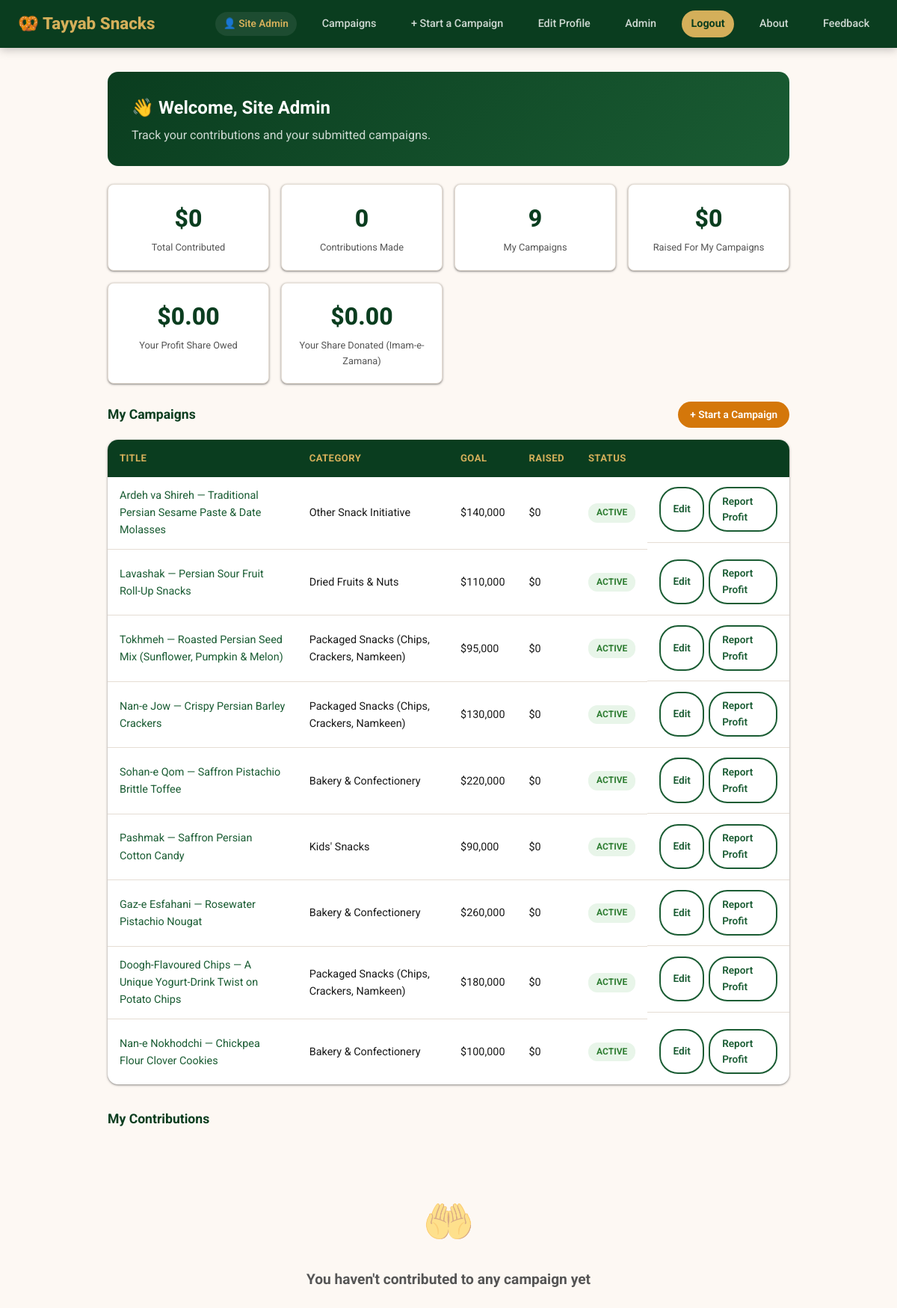
/dashboard.php (signed in), run on the app's committed database.
### tables this page shows
CREATE TABLE IF NOT EXISTS campaigns (
    id            INT UNSIGNED AUTO_INCREMENT PRIMARY KEY,
    user_id       INT UNSIGNED NOT NULL,
    category_id   INT UNSIGNED,
    title         VARCHAR(200) NOT NULL,
    description   TEXT NOT NULL,
    goal_amount   DECIMAL(12,2) NOT NULL,
    raised_amount DECIMAL(12,2) DEFAULT 0.00,
    city          VARCHAR(100),
    image_url     VARCHAR(500),
    deadline      DATE,
    status        ENUM('pending','active','funded','closed','rejected') DEFAULT 'pending',
    created_at    TIMESTAMP DEFAULT CURRENT_TIMESTAMP,
    updated_by    INT UNSIGNED NULL,
    updated_at    TIMESTAMP NULL,
    FOREIGN KEY (user_id)     REFERENCES users(id) ON DELETE CASCADE,
    FOREIGN KEY (category_id) REFERENCES categories(id) ON DELETE SET NULL,
    FOREIGN KEY (updated_by)  REFERENCES users(id) ON DELETE SET NULL,
    INDEX idx_status (status),
    INDEX idx_user (user_id)
);

CREATE TABLE IF NOT EXISTS categories (
    id   INT UNSIGNED AUTO_INCREMENT PRIMARY KEY,
    name VARCHAR(100) NOT NULL,
    icon VARCHAR(10)
);

### db.php (called while the page is built, shortened)
<?php
function e(string $s): string {
    return htmlspecialchars($s, ENT_QUOTES, 'UTF-8');
}
function auth(): ?array {
    $lastActivity = $_SESSION['last_activity'] ?? time();
    return $_SESSION['user'];
}

### dashboard.php (the view, shortened to what this page needs)
<?php
require_once __DIR__ . '/db.php';
$user = auth();
$stmt = $pdo->prepare(
    "SELECT c.*, cat.name AS cat_name FROM campaigns c LEFT JOIN categories cat ON cat.id = c.category_id
     WHERE c.user_id = ? ORDER BY c.created_at DESC"
);
$stmt->execute([$user['id']]);
$myCampaigns = $stmt->fetchAll();
$stmt = $pdo->prepare(
    "SELECT co.*, ca.title AS campaign_title,
            (SELECT COALESCE(SUM(payout_amount),0) FROM profit_payouts WHERE contribution_id = co.id) AS my_payout,
            (SELECT COALESCE(SUM(donated_amount),0) FROM profit_payouts WHERE contribution_id = co.id) AS my_donated
     FROM contributions co
     JOIN campaigns ca ON ca.id = co.campaign_id
     WHERE co.user_id = ? ORDER BY co.created_at DESC"
);
$stmt->execute([$user['id']]);
$myContributions = $stmt->fetchAll();
$totalContributed = array_sum(array_column($myContributions, 'amount'));
$totalRaisedForMe = array_sum(array_column($myCampaigns, 'raised_amount'));
$totalProfitOwed = array_sum(array_column($myContributions, 'my_payout'));
$totalProfitDonated = array_sum(array_column($myContributions, 'my_donated'));
?>
<!DOCTYPE html>
<html lang="en">
<head>
<link rel="stylesheet" href="style.css">
</head>
<body>
<nav class="navbar">
    <a class="nav-brand" href="index.php">🥨 <?= e(SITE_NAME) ?></a>
    <div class="nav-links">
        <span class="nav-user">👤 <?= e($user['name']) ?></span>
        <a href="campaigns.php">Campaigns</a>
        <a href="submit.php">+ Start a Campaign</a>
        <a href="edit-profile.php">Edit Profile</a>
        <?php if (!empty($user['is_admin'])): ?><a href="admin.php">Admin</a><?php endif; ?>
        <a href="logout.php" class="nav-btn">Logout</a>
        <a href="about.php">About</a>
        <a href="feedback.php">Feedback</a>
    </div>
</nav>
<div class="dashboard-wrap">
    <div class="dashboard-header">
        <h2>👋 Welcome, <?= e($user['name']) ?></h2>
        <p>Track your contributions and your submitted campaigns.</p>
    </div>
    <div class="stat-cards">
        <div class="stat-card"><div class="num">$<?= number_format((float) $totalContributed) ?></div><div class="lbl">Total Contributed</div></div>
        <div class="stat-card"><div class="num"><?= count($myContributions) ?></div><div class="lbl">Contributions Made</div></div>
        <div class="stat-card"><div class="num"><?= count($myCampaigns) ?></div><div class="lbl">My Campaigns</div></div>
        <div class="stat-card"><div class="num">$<?= number_format((float) $totalRaisedForMe) ?></div><div class="lbl">Raised For My Campaigns</div></div>
        <div class="stat-card"><div class="num">$<?= number_format($totalProfitOwed, 2) ?></div><div class="lbl">Your Profit Share Owed</div></div>
        <div class="stat-card"><div class="num">$<?= number_format($totalProfitDonated, 2) ?></div><div class="lbl">Your Share Donated (Imam-e-Zamana)</div></div>
    </div>
    <div style="display:flex;justify-content:space-between;align-items:center;margin-bottom:1rem">
        <h3 style="font-size:1.1rem;color:var(--green-deep)">My Campaigns</h3>
        <a href="submit.php" class="btn btn-amber btn-sm">+ Start a Campaign</a>
    </div>
    <?php if (!$myCampaigns): ?>
        <div class="empty-state"><div class="icon">🥨</div><h3>You haven't started a campaign yet</h3></div>
    <?php else: ?>
    <table class="table" style="margin-bottom:2rem">
        <thead><tr><th>Title</th><th>Category</th><th>Goal</th><th>Raised</th><th>Status</th><th></th></tr></thead>
        <tbody>
            <?php foreach ($myCampaigns as $c): ?>
            <tr>
                <td><a href="campaign.php?id=<?= (int) $c['id'] ?>"><?= e($c['title']) ?></a></td>
                <td><?= e($c['cat_name'] ?? '—') ?></td>
                <td>$<?= number_format((float) $c['goal_amount']) ?></td>
                <td>$<?= number_format((float) $c['raised_amount']) ?></td>
                <td><span class="badge badge-<?= e($c['status']) ?>"><?= e(ucfirst($c['status'])) ?></span></td>
                <td style="display:flex;gap:.4rem">
                    <a href="edit-campaign.php?id=<?= (int) $c['id'] ?>" class="btn btn-sm btn-outline">Edit</a>
                    <a href="report-profit.php?id=<?= (int) $c['id'] ?>" class="btn btn-sm btn-outline">Report Profit</a>
                </td>
            </tr>
            <?php endforeach; ?>
        </tbody>
    </table>
    <?php endif; ?>
    <h3 style="font-size:1.1rem;color:var(--green-deep);margin-bottom:1rem">My Contributions</h3>
    <?php if (!$myContributions): ?>
        <div class="empty-state"><div class="icon">🤲</div><h3>You haven't contributed to any campaign yet</h3></div>
    <?php endif; ?>
</div>
</body>
</html>

### style.css (style rules this page uses)
:root { --green-deep: #0a3d1f; --green-mid: #1a5c33; --green-light: #2d7a4a; --amber: #d4770a; --amber-light: #f59e0b; --gold: #d4af5a; --gold-dark: #b8973b; --cream: #fdf8f3; --white: #ffffff; --text: #1a1a1a; --text-mid: #555; --text-light: #888; --border: #e5ddd4; --shadow: 0 1px 2px rgba(0,0,0,.30), 0 1px 3px 1px rgba(0,0,0,.15); --shadow-lg: 0 1px 3px rgba(0,0,0,.30), 0 4px 8px 3px rgba(0,0,0,.15); --radius-sm: 8px; --radius: 14px; --radius-lg: 16px; --radius-full: 999px; --transition: .2s cubic-bezier(.4,0,.2,1); }
*, *::before, *::after { box-sizing: border-box; margin: 0; padding: 0; }
body { font-family: 'Roboto', 'Segoe UI', system-ui, sans-serif; background: var(--cream); color: var(--text); line-height: 1.6; }
a { color: var(--green-mid); text-decoration: none; }
.navbar { background: var(--green-deep); padding: 0 1.5rem; display: flex; align-items: center; justify-content: space-between; height: 64px; position: sticky; top: 0; z-index: 100; box-shadow: 0 2px 12px rgba(0,0,0,.25); }
.nav-brand { font-size: 1.4rem; font-weight: 800; color: var(--gold); }
.nav-links { display: flex; align-items: center; gap: 1.3rem; }
.nav-links a { color: rgba(255,255,255,.8); font-size: .9rem; font-weight: 500; padding: .4rem .8rem; border-radius: 6px; transition: var(--transition); }
.nav-btn { background: var(--gold) !important; color: var(--green-deep) !important; font-weight: 700 !important; border-radius: 20px !important; }
.nav-user { display: inline-flex; align-items: center; gap: .3rem; color: var(--gold); font-size: .85rem; font-weight: 600; padding: .35rem .7rem; background: rgba(255,255,255,.08); border-radius: var(--radius-full); white-space: nowrap; max-width: 160px; overflow: hidden; text-overflow: ellipsis; }
.btn { display: inline-flex; align-items: center; gap: .4rem; padding: .7rem 1.6rem; border-radius: 25px; font-size: .95rem; font-weight: 600; cursor: pointer; border: none; transition: var(--transition); text-decoration: none; }
.btn-amber { background: var(--amber); color: var(--white); }
.btn-outline { background: transparent; color: var(--green-mid); border: 2px solid var(--green-mid); }
.btn-sm { padding: .4rem 1rem; font-size: .85rem; }
.dashboard-wrap { max-width: 960px; margin: 2rem auto; padding: 0 1.5rem; }
.dashboard-header { background: linear-gradient(135deg, var(--green-deep), #1a5c33); color: var(--white); border-radius: var(--radius); padding: 1.8rem 2rem; margin-bottom: 1.5rem; }
.dashboard-header h2 { font-size: 1.5rem; font-weight: 700; }
.dashboard-header p { opacity: .8; margin-top: .3rem; }
.stat-cards { display: grid; grid-template-columns: repeat(auto-fit, minmax(180px, 1fr)); gap: 1rem; margin-bottom: 1.5rem; }
.stat-card { background: var(--white); border-radius: var(--radius-sm); padding: 1.2rem; box-shadow: var(--shadow); border: 1.5px solid var(--border); text-align: center; }
.stat-card .num { font-size: 2rem; font-weight: 800; color: var(--green-deep); }
.stat-card .lbl { font-size: .8rem; color: var(--text-mid); margin-top: .2rem; }
.table { width: 100%; border-collapse: collapse; background: var(--white); border-radius: var(--radius); overflow: hidden; box-shadow: var(--shadow); }
.table th { background: var(--green-deep); color: var(--gold); padding: .9rem 1rem; text-align: left; font-size: .82rem; text-transform: uppercase; letter-spacing: .4px; }
.table td { padding: .85rem 1rem; border-bottom: 1px solid var(--border); font-size: .9rem; }
.table tr:last-child td { border-bottom: none; }
.badge { display: inline-block; padding: .2rem .7rem; border-radius: 12px; font-size: .75rem; font-weight: 700; text-transform: uppercase; }
.badge-active { background: #e8f5e9; color: #2e7d32; }
.empty-state { text-align: center; padding: 4rem 1rem; color: var(--text-light); }
.empty-state .icon { font-size: 3.5rem; margin-bottom: 1rem; opacity: .5; }
.empty-state h3 { font-size: 1.2rem; color: var(--text-mid); margin-bottom: .5rem; }
.nav-brand { min-width: 0; overflow: hidden; text-overflow: ellipsis; white-space: nowrap; }

### data on the page
campaigns: title "Ardeh va Shireh — Traditional Persian Sesame Paste & Date Molasses", category.name "Other Snack Initiative", goal_amount "140,000", raised_amount "0", status "ACTIVE"
campaigns: title "Lavashak — Persian Sour Fruit Roll-Up Snacks", category.name "Dried Fruits & Nuts", goal_amount "110,000", raised_amount "0", status "ACTIVE"
campaigns: title "Tokhmeh — Roasted Persian Seed Mix (Sunflower, Pumpkin & Melon)", category.name "Packaged Snacks (Chips, Crackers, Namkeen)", goal_amount "95,000", raised_amount "0", status "ACTIVE"
campaigns: title "Nan-e Jow — Crispy Persian Barley Crackers", category.name "Packaged Snacks (Chips, Crackers, Namkeen)", goal_amount "130,000", raised_amount "0", status "ACTIVE"
campaigns: title "Sohan-e Qom — Saffron Pistachio Brittle Toffee", category.name "Bakery & Confectionery", goal_amount "220,000", raised_amount "0", status "ACTIVE"
campaigns: title "Pashmak — Saffron Persian Cotton Candy", category.name "Kids' Snacks", goal_amount "90,000", raised_amount "0", status "ACTIVE"
campaigns: title "Gaz-e Esfahani — Rosewater Pistachio Nougat", category.name "Bakery & Confectionery", goal_amount "260,000", raised_amount "0", status "ACTIVE"
campaigns: title "Doogh-Flavoured Chips — A Unique Yogurt-Drink Twist on Potato Chips", category.name "Packaged Snacks (Chips, Crackers, Namkeen)", goal_amount "180,000", raised_amount "0", status "ACTIVE"
campaigns: title "Nan-e Nokhodchi — Chickpea Flour Clover Cookies", category.name "Bakery & Confectionery", goal_amount "100,000", raised_amount "0", status "ACTIVE"

### other printed values
SITE_NAME "Tayyab Snacks"
$user['name'] "Site Admin"
$totalContributed "0"
count($myContributions) "0"
count($myCampaigns) "9"
$totalRaisedForMe "0"
$totalProfitOwed "0.00"
$totalProfitDonated "0.00"
